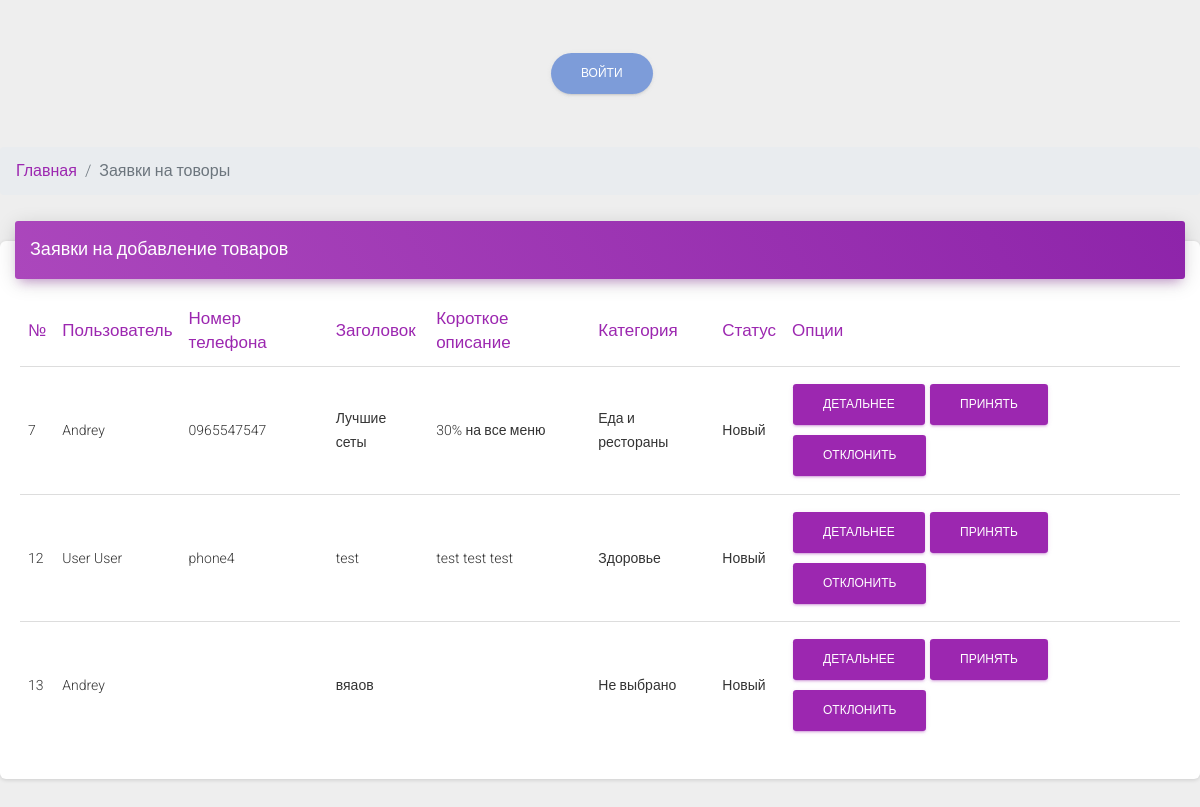
The page /admin/request.php on the database its author committed.
### tables this page shows
CREATE TABLE `request` (
  `id` int(11) NOT NULL,
  `title` varchar(255) NOT NULL,
  `description` varchar(255) NOT NULL,
  `content` text NOT NULL,
  `category_id` int(11) NOT NULL,
  `image` varchar(255) NOT NULL DEFAULT 'shop.jpg',
  `cost` int(11) NOT NULL,
  `user_id` int(11) NOT NULL,
  `phone` varchar(255) NOT NULL,
  `status` varchar(255) NOT NULL DEFAULT 'Новый'
);

CREATE TABLE `users_b` (
  `id` int(11) NOT NULL,
  `login` varchar(50) NOT NULL,
  `password` varchar(100) NOT NULL,
  `email` varchar(255) NOT NULL,
  `name` varchar(255) NOT NULL,
  `phone` varchar(255) NOT NULL,
  `confirm_mail` varchar(255) NOT NULL,
  `verifided` int(11) NOT NULL DEFAULT 0,
  `info` text NOT NULL,
  `status` varchar(10) NOT NULL DEFAULT 'Добавлено'
);

CREATE TABLE `categories` (
  `id` int(11) NOT NULL,
  `status` varchar(10) NOT NULL DEFAULT 'Добавлено',
  `title` varchar(255) NOT NULL
);

### admin/request.php (the view, shortened to what this page needs)
<?php
include $_SERVER["DOCUMENT_ROOT"] . "/configs/db.php";
include $_SERVER["DOCUMENT_ROOT"] . "/admin/parts/header.php";
?>
<nav aria-label="breadcrumb">
	<ol class="breadcrumb">
		<li class="breadcrumb-item"><a href="/admin">Главная</a></li>
		<li class="breadcrumb-item active" aria-current="page">Заявки на товоры</li>
	</ol>
</nav>
<div class="row">
	<div class="col-md-12">
		<div class="card">
			<div class="card-header card-header-primary">
				<h4 class="card-title ">
					Заявки на добавление товаров
				</h4>
			</div>
			<div class="card-body">
				<div class="table-responsive">
					<table class="table">
						<thead class=" text-primary">
							<th>№</th>
							<th>Пользователь</th>
							<th>Номер телефона</th>
							<th>Заголовок</th>
							<th>Короткое описание</th>
							<th>Категория</th>
							<th>Статус</th>
							<th>Опции</th>
						</thead>
						<tbody>
							<?php
							$sql = "SELECT * FROM request WHERE `status` = 'Новый'";
							$result = $conn->query($sql);
							while ($row = mysqli_fetch_assoc($result)) {
							?>
								<tr>
									<td><?php echo $row["id"] ?></td>
									<td><?php
										$sql1 = "SELECT * FROM `users_b` WHERE `id`=" . $row['user_id'];
										$result1 = $conn->query($sql1);
										$user = mysqli_fetch_assoc($result1);
										echo $user['name'];
									?></td>
									<td><?php echo $row["phone"] ?></td>
									<td><?php echo $row["title"] ?></td>
									<td><?php echo $row["description"] ?></td>
									<td><?php
										$sql1 = "SELECT * FROM categories WHERE `id` =" . $row["category_id"];
										$result1 = $conn->query($sql1);
										$category = mysqli_fetch_assoc($result1);
										echo $category["title"]; ?>
									</td>
									<td><?php echo $row["status"] ?></td>
									<td>
										<a href="modules/request/detail.php?id=<?php echo $row["id"] ?>" class="btn btn-primary">Детальнее</a>
										<a href="modules/request/accept.php?id=<?php echo $row["id"] ?>" class="btn btn-primary">Принять</a>
										<a href="modules/request/reject.php?id=<?php echo $row["id"] ?>" class="btn btn-primary">Отклонить</a>
									</td>
								</tr>
							<?php
							}
							?>
						</tbody>
					</table>
				</div>
			</div>
		</div>
	</div>
</div>
<?php
include $_SERVER["DOCUMENT_ROOT"] . "/admin/parts/footer.php";
?>

### rows shown on the page
request: id "7", users_b.name "Andrey", phone "0965547547", title "Лучшие сеты", description "30% на все меню", category.title "Еда и рестораны", status "Новый"
request: id "12", users_b.name "User User", phone "phone4", title "test", description "test test test", category.title "Здоровье", status "Новый"
request: id "13", users_b.name "Andrey", title "вяаов", category.title "Не выбрано", status "Новый"
